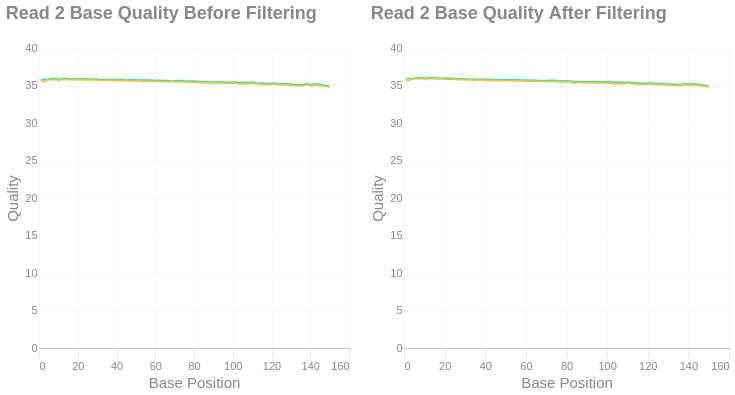

Here is the notebook cell this chart was saved with:
### Markdown cell above
### Read 2

### Code cell
qual_r2 = (
    alt.Chart(fp.qual_curves_r2, width = 310, height = 300)
    .transform_window(index='row_number()')
    .transform_fold(list(fp.qual_curves_r2.columns), as_ = ['Sample', 'Quality'])
    .mark_line(strokeWidth = 1.5)
    .encode(
        x=alt.X('index:Q', title = "Base Position"),
        y='Quality:Q',
        color=alt.Color("Sample:N", legend = None).scale(scheme='turbo')
    )
    .properties(title=alt.Title('Read 2 Base Quality Before Filtering'))
)

qual_r2_after = (
    alt.Chart(fp.qual_curves_r2_after, width = 325, height = 300)
    .transform_window(index='row_number()')
    .transform_fold(list(fp.qual_curves_r2_after.columns), as_ = ['Sample', 'Quality'])
    .mark_line(strokeWidth = 1.5)
    .encode(
        x=alt.X('index:Q', title = "Base Position"),
        y='Quality:Q',
        color=alt.Color("Sample:N", legend = None).scale(scheme='turbo')
    )
    .properties(title=alt.Title('Read 2 Base Quality After Filtering'))
)

qual_r2 | qual_r2_after

### Figure 1 — Vega-Lite specification as saved in the notebook (floating-point values rounded to 4 significant figures; data arrays with more than 128 entries replaced by an {"elided": "..."} marker saying what was removed)
{"width": "container", "height": 400, "config": {"title": {"anchor": "start", "dy": -15, "fontSize": 18, "color": "#888888", "subtitleColor": "#888888", "subtitleFontSize": 14}, "arc": {"fill": "#0072B2"}, "axis": {"domainColor": "#888888", "domainWidth": 0.5, "gridWidth": 0.2, "grid": false, "titleFontWeight": 400, "titleFontSize": 15, "labelFontSize": 11, "labelColor": "#888888", "tickColor": "#888888", "tickWidth": 0.2, "titleColor": "#888888"}, "axisBand": {"grid": false}, "axisX": {"grid": true, "tickSize": 10, "domainCap": "round"}, "axisY": {"domain": false, "grid": true, "tickSize": 0, "domainCap": "round"}, "background": "transparent", "header": {"labelFontSize": 15, "labelColor": "#888888", "titleFontSize": 15, "titleFontWeight": 600, "titleColor": "#888888"}, "legend": {"labelFont": "sans-serif", "labelFontSize": 12, "labelColor": "#888888", "symbolSize": 100, "symbolType": "circle", "titleFontSize": 12, "titlePadding": 10, "titleColor": "#888888", "title": null}, "range": {"category": ["#E69F00", "#56B4E9", "#009E73", "#F0E442", "#0072B2", "#D55E00", "#CC79A7", "#000000"], "diverging": ["#cfe8f3", "#a2d4ec", "#73bfe2", "#46abdb", "#1696d2", "#12719e"]}, "area": {"fill": "#0072B2", "fillOpacity": 0.7, "line": true, "strokeOpacity": 0.7}, "line": {"color": "#0072B2", "stroke": "#0072B2", "strokeWidth": 2}, "trail": {"color": "#0072B2", "stroke": "#0072B2", "strokeWidth": 0, "size": 1}, "point": {"filled": true, "fillOpacity": 1.0, "size": 95}, "text": {"color": "#888888", "fontSize": 11, "align": "right", "fontWeight": 400, "size": 11}, "bar": {"fill": "#0072B2", "stroke": null}, "view": {"stroke": null, "continuousWidth": 660, "continuousHeight": 400}}, "hconcat": [{"data": {"name": "data-bcb04829055670f0af181af0a6afe4b0"}, "mark": {"type": "line", "strokeWidth": 1.5}, "encoding": {"color": {"field": "Sample", "legend": null, "scale": {"scheme": "turbo"}, "type": "nominal"}, "x": {"field": "index", "title": "Base Position", "type": "quantitative"}, "y": {"field": "Quality", "type": "quantitative"}}, "height": 300, "title": {"text": "Read 2 Base Quality Before Filtering"}, "transform": [{"window": [{"op": "row_number", "field": "", "as": "index"}]}, {"fold": ["sample1", "sample2"], "as": ["Sample", "Quality"]}], "width": 310}, {"data": {"name": "data-0f0995f2713aaabbbd7a8cb4528db226"}, "mark": {"type": "line", "strokeWidth": 1.5}, "encoding": {"color": {"field": "Sample", "legend": null, "scale": {"scheme": "turbo"}, "type": "nominal"}, "x": {"field": "index", "title": "Base Position", "type": "quantitative"}, "y": {"field": "Quality", "type": "quantitative"}}, "height": 300, "title": {"text": "Read 2 Base Quality After Filtering"}, "transform": [{"window": [{"op": "row_number", "field": "", "as": "index"}]}, {"fold": ["sample1", "sample2"], "as": ["Sample", "Quality"]}], "width": 325}], "$schema": "https://vega.github.io/schema/vega-lite/v6.4.1.json", "datasets": {"data-bcb04829055670f0af181af0a6afe4b0": {"elided": "150 records"}, "data-0f0995f2713aaabbbd7a8cb4528db226": {"elided": "150 records"}}}
